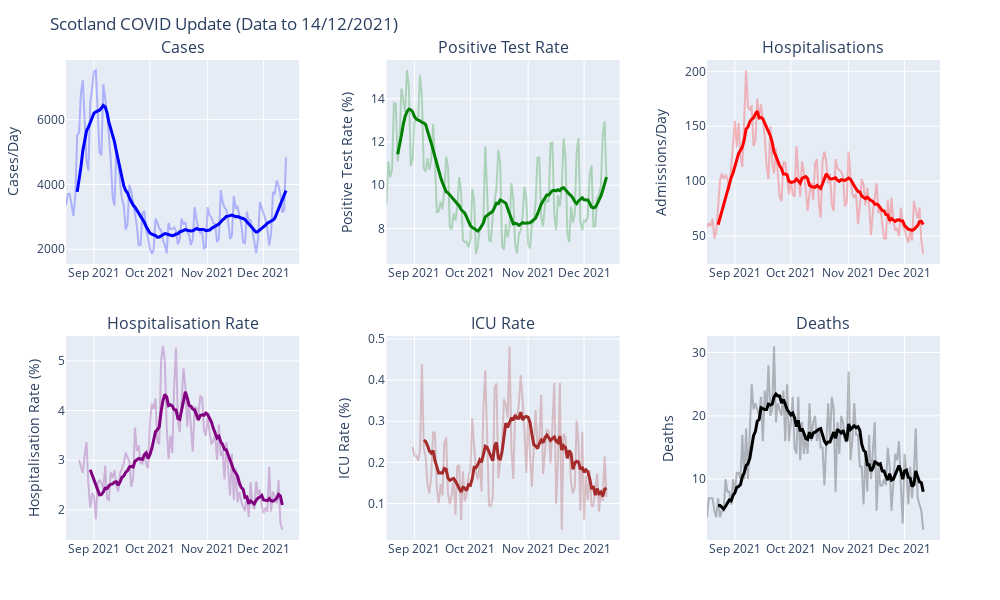

Here is the notebook cell this chart was saved with:
### Code cell
from plotly.subplots import make_subplots

specs=[[{"secondary_y": False}, {"secondary_y": False},{"secondary_y": False}], 
                           [{"secondary_y": False}, {"secondary_y": False},{"secondary_y": False}]
                           ]


fig = make_subplots(rows=2,cols=3,specs=specs, subplot_titles=['Cases','Positive Test Rate','Hospitalisations','Hospitalisation Rate', 'ICU Rate', 'Deaths'],vertical_spacing = 0.15,horizontal_spacing = 0.1)

#
# Cases
#
fig.add_scatter(x=df_cases.iloc[-RANGE:-1].index, y=df_cases['DailyCases'].iloc[-RANGE:-1], mode='lines',name='Cases',line_color='blue',opacity=0.25,row=1,col=1)
fig.add_scatter(x=df_cases.iloc[-RANGE:-1].rolling(window=7).mean().index, y=df_cases['DailyCases'].iloc[-RANGE:-1].rolling(window=7).mean(), mode='lines',name='Cases 7DMA',line_color='blue',line_width=3,row=1,col=1)

#
# Pos Rate
#

fig.add_scatter(x=df_hospital.iloc[-RANGE:-1].index, y=df_hospital['PositivePercentage'].iloc[-RANGE:-1], mode='lines',name='Pos Rate',line_color='green',opacity=0.25,row=1,col=2)
fig.add_scatter(x=df_hospital.iloc[-RANGE:-1].rolling(window=7).mean().index, y=df_hospital['PositivePercentage'].iloc[-RANGE:-1].rolling(window=7).mean(), mode='lines',name='Pos Rate',line_color='green',line_width=3,row=1,col=2)

#
# Hospital Admissions
#
fig.add_scatter(x=df_hospital.iloc[-RANGE:-1].index, y=df_hospital['HospitalAdmissions'].iloc[-RANGE:-1], mode='lines',name='Admissions',line_color='red',opacity=0.25,row=1,col=3)
fig.add_scatter(x=df_hospital.iloc[-RANGE:-1].rolling(window=7).mean().index, y=df_hospital['HospitalAdmissions'].iloc[-RANGE:-1].rolling(window=7).mean(), mode='lines',name='Admissions',line_color='red',line_width=3,row=1,col=3)

#
# Hosp Rate
#

fig.add_scatter(x=df_hospital.iloc[-RANGE:-1].index, y=((df_hospital['HospitalAdmissions'].iloc[-RANGE:-1]/df_cases['DailyCases'].iloc[-RANGE:-1].shift(HOSPITAL_OFFSET))*100), mode='lines',name='Hosp. Rate',line_color='purple',opacity=0.25,row=2,col=1)
fig.add_scatter(x=df_hospital.iloc[-RANGE:-1].index, y=((df_hospital['HospitalAdmissions'].iloc[-RANGE:-1]/df_cases['DailyCases'].iloc[-RANGE:-1].shift(HOSPITAL_OFFSET))*100).rolling(window=7).mean(), mode='lines',name='Hosp. Rate',line_color='purple',line_width=3,row=2,col=1)

#
# ICU Rate
#

fig.add_scatter(x=df_hospital['ICUAdmissions'].iloc[-RANGE:-1].index, y=((df_hospital['ICUAdmissions'].iloc[-RANGE:-1]/df_cases['DailyCases'].iloc[-RANGE:-1].shift(ICU_OFFSET))*100), mode='lines',name='ICU Rate',line_color='brown',opacity=0.25,row=2,col=2)
fig.add_scatter(x=df_hospital['ICUAdmissions'].iloc[-RANGE:-1].index, y=((df_hospital['ICUAdmissions'].iloc[-RANGE:-1]/df_cases['DailyCases'].iloc[-RANGE:-1].shift(ICU_OFFSET))*100).rolling(window=7).mean(), mode='lines',name='ICU Rate',line_color='brown',line_width=3,row=2,col=2)

#
# Deaths
#

fig.add_scatter(x=df_hospital['DailyDeaths'].iloc[-RANGE:-DEATH_DELAY].index, y=df_hospital['DailyDeaths'].iloc[-RANGE:-DEATH_DELAY], mode='lines',name='Hospitalisations',line_color='black',opacity=0.25,row=2,col=3)
fig.add_scatter(x=df_hospital['DailyDeaths'].iloc[-RANGE:-DEATH_DELAY].index, y=df_hospital['DailyDeaths'].iloc[-RANGE:-DEATH_DELAY].rolling(window=7).mean(), mode='lines',name='Hospitalisations7DMA',line_color='black',line_width=3,row=2,col=3)

fig['layout']['yaxis']['title']='Cases/Day'
fig['layout']['yaxis2']['title']='Positive Test Rate (%)'
fig['layout']['yaxis3']['title']='Admissions/Day'
fig['layout']['yaxis4']['title']='Hospitalisation Rate (%)'
fig['layout']['yaxis5']['title']='ICU Rate (%)'
fig['layout']['yaxis6']['title']='Deaths'

# fig.update_layout(
#     xaxis_range = [ df_cases.iloc[-RANGE:-1].index[0].date().strftime('%d-%m-%Y'), (df_cases.iloc[-RANGE:-1].index[-1].date()+pd.Timedelta(days=7)).strftime('%d-%m-%Y') ] 
# )
fig.update_xaxes(range = [df_cases.iloc[-RANGE:-1].index[0], (df_cases.iloc[-RANGE:-1].index[-1].date()+pd.Timedelta(days=7))])

fig.update_layout(height=600, width=1000, title_text="Scotland COVID Update (Data to "+df_cases.index[-1].strftime("%d/%m/%Y")+")", margin=dict(l=60, r=60, t=60, b=60))
fig.update_layout(showlegend=False)
fig.show()
